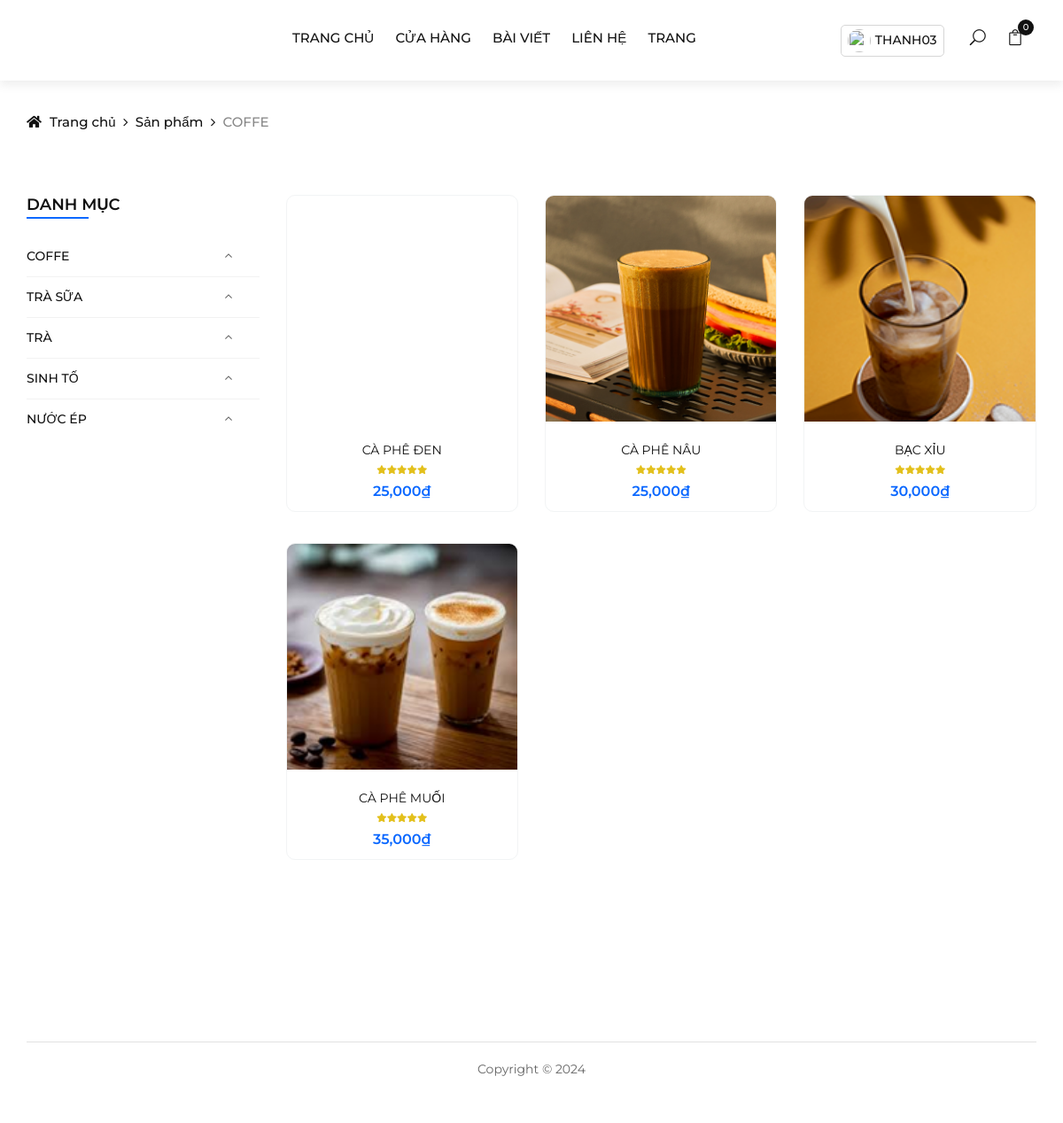
Page /index.php?url=danh-muc-san-pham&id=2 (signed in) on the committed database.
### tables this page shows
CREATE TABLE `categories` (
  `category_id` int(11) NOT NULL,
  `name` varchar(255) NOT NULL,
  `image` varchar(255) NOT NULL,
  `status` tinyint(1) NOT NULL DEFAULT 1
);

CREATE TABLE `products` (
  `product_id` int(11) NOT NULL,
  `category_id` int(11) NOT NULL,
  `name` varchar(255) NOT NULL,
  `image` varchar(255) NOT NULL,
  `quantity` int(11) NOT NULL,
  `price` int(11) NOT NULL,
  `sale_price` int(11) DEFAULT NULL,
  `create_date` datetime NOT NULL DEFAULT current_timestamp(),
  `views` int(11) NOT NULL DEFAULT 0,
  `details` text NOT NULL,
  `short_description` text NOT NULL,
  `status` tinyint(1) NOT NULL DEFAULT 1
);

### models/pdo_library.php (called while the page is built, shortened)
<?php
function pdo_query($sql){
    $sql_args = array_slice(func_get_args(), 1);
    try{
        $conn = pdo_get_connection();
        $stmt = $conn->prepare($sql);
        $stmt->execute($sql_args);
        $rows = $stmt->fetchAll();
        return $rows;
    }
    catch(PDOException $e){
        throw $e;
    }
    finally{
        unset($conn);
    }
}
?>

### models/CategoryModel.php (called while the page is built, shortened)
<?php
    class CategoryModel {
        public function select_all_categories() {
            $sql = "SELECT * FROM categories ORDER BY category_id";
            return pdo_query($sql);
        }
    }
?>

### models/ProductModel.php (called while the page is built, shortened)
<?php
    class ProductModel {
        public function select_products_by_cate($category_id) {
            $sql = "SELECT * FROM products WHERE category_id = ?";
            return pdo_query($sql, $category_id);
        }
    }
?>

### views/shop-by-category.php (the view, shortened to what this page needs)
<?php
    if(isset($_GET['id']) && $_GET['id'] > 0) {
        $category_id = $_GET['id'];
        $list_products = $ProductModel->select_products_by_cate($category_id);
    }else {
        header("Location: index.php");
    }
    $list_catgories = $CategoryModel->select_all_categories();
?>
<div class="breadcrumb-option">
        <div class="container">
            <div class="row">
                <div class="col-lg-12">
                    <div class="breadcrumb__links">
                        <a href="index.php"><i class="fa fa-home"></i> Trang chủ</a>
                        <a href="index.php?url=cua-hang">
                            Sản phẩm
                        </a>
                        <span>
                            <?php foreach ($list_catgories as $value) {
                                if($value['category_id'] == $category_id) {
                                    echo $value['name'];
                                }
                            } ?>
                        </span>
                    </div>
                </div>
            </div>
        </div>
    </div>
    <section class="shop spad">
        <div class="container">
            <div class="row">
                <div class="col-lg-3 col-md-3">
                    <div class="shop__sidebar">
                        <div class="sidebar__categories">
                            <div class="section-title">
                                <h4>DANH MỤC</h4>
                            </div>
                            <div class="categories__accordion">
                                <div class="accordion" id="accordionExample">
                                    <?php foreach ($list_catgories as $value) {
                                        extract($value);
                                    ?>
                                    <div class="card">
                                        <div class="card-heading active">
                                            <a href="index.php?url=danh-muc-san-pham&id=<?=$category_id?>" >
                                                <?=$name?>
                                            </a>
                                        </div>
                                    </div>
                                    <?php
                                    }
                                    ?>
                                </div>
                            </div>
                        </div>
                    </div>
                </div>
                <?php if(count($list_products) >0) {?>
                <div class="col-lg-9 col-md-9">
                    <div class="row">
                        <?php foreach ($list_products as $value) {
                            extract($value);
                        ?>
                        <div class="col-lg-4 col-md-6 col-6-rp-mobile">
                            <div class="product__item sale">
                                <div class="product__item__pic set-bg" data-setbg="upload/<?=$image?>">
                                    <ul class="product__hover">
                                    </ul>
                                </div>
                                <div class="product__item__text">
                                    <h6 class="text-truncate-1"><a href="index.php?url=chitietsanpham&id_sp=<?=$product_id?>&id_dm=<?=$category_id?>"><?=$name?></a></h6>
                                    <div class="rating">
                                        <i class="fa fa-star"></i>
                                        <i class="fa fa-star"></i>
                                        <i class="fa fa-star"></i>
                                        <i class="fa fa-star"></i>
                                        <i class="fa fa-star"></i>
                                    </div>
                                    <div class="product__price"><?=number_format($price)."₫"?> </div>
                                </div>
                            </div>
                        </div>
                        <?php
                        }
                        ?>
                    </div>
                </div>
                <?php }?>
            </div>
        </div>
    </section>

### public/css/style.css (style rules this page uses)
html, body { height: 100%; font-family: "Montserrat", sans-serif; -webkit-font-smoothing: antialiased; }
h1, h2, h3, h4, h5, h6 { margin: 0; color: #111111; font-weight: 400; font-family: "Montserrat", sans-serif; }
h4 { font-size: 24px; }
h6 { font-size: 16px; }
ul, ol { padding: 0; margin: 0; }
.section-title { margin-bottom: 45px; }
.section-title h4 { color: #111111; font-weight: 600; text-transform: uppercase; position: relative; display: inline-block; }
.section-title h4:after { position: absolute; left: 0; bottom: -4px; height: 2px; width: 70px; background: #0A68FF; content: ""; }
.set-bg { background-repeat: no-repeat; background-size: cover; background-position: top center; }
.spad { padding-top: 100px; padding-bottom: 100px; }
.text-truncate-1 { display: -webkit-box; -webkit-line-clamp: 1; -webkit-box-orient: vertical; overflow: hidden; text-overflow: ellipsis; max-width: 100%; padding: 0; height: 22px; white-space: normal; }
.breadcrumb-option { padding-top: 35px; }
.breadcrumb__links a { font-size: 15px; font-weight: 500; color: #111111; margin-right: 18px; display: inline-block; position: relative; }
.breadcrumb__links a:after { position: absolute; right: -14px; top: 0; content: "\f105"; font-family: "FontAwesome"; }
.breadcrumb__links a i { margin-right: 5px; }
.breadcrumb__links span { font-size: 15px; font-weight: 500; color: #888888; display: inline-block; }
.product__item { margin-bottom: 35px; border-radius: 10px; overflow: hidden; border: 1px solid #F2F4F5; }
.product__item.sale .product__item__text { margin-bottom: 10px; }
.product__item.sale .product__item__text .product__price { color: #0A68FF; }
.product__item__pic { height: 255px; position: relative; overflow: hidden; }
.product__hover { position: absolute; left: 0; width: 100%; bottom: 30px; text-align: center; }
.product__item__text { text-align: center; padding-top: 22px; }
.product__item__text h6 a { font-size: 14px; color: #111111; }
.product__item__text .rating { line-height: 18px; margin-bottom: 5px; }
.product__item__text .rating i { font-size: 10px; color: #e3c01c; margin-right: -4px; }
.product__item__text .rating i:last-child { margin-right: 0; }
.product__item__text .product__price { color: #111111; font-weight: 600; }
.shop { padding-top: 70px; padding-bottom: 80px; }
.sidebar__categories { margin-bottom: 50px; }
.sidebar__categories .section-title { margin-bottom: 35px; }
.sidebar__categories .section-title h4 { font-size: 18px; }
.categories__accordion .card { border: none; border-radius: 0; padding-bottom: 12px; border-bottom: 1px solid #f2f2f2 !important; margin-bottom: 12px; }
.categories__accordion .card:last-child { padding-bottom: 0; margin-bottom: 0; border-bottom: none !important; }
.categories__accordion .card-heading { cursor: pointer; }
.categories__accordion .card-heading a { font-size: 14px; font-weight: 500; color: #111111; display: block; }
.categories__accordion .card-heading a:after, .categories__accordion .card-heading > a.active[aria-expanded=false]:after { content: "\f107"; font-size: 14px; font-family: "FontAwesome"; color: #666666; position: absolute; right: 30px; top: 0px; }
.categories__accordion .card-heading.active a:after { content: "\f106"; font-size: 14px; font-family: "FontAwesome"; color: #666666; position: absolute; right: 30px; top: -1px; }
@media only screen and (min-width: 1200px) { .container { max-width: 1170px; } }
.card { position: relative; display: -webkit-box; display: -ms-flexbox; display: flex; -webkit-box-orient: vertical; -webkit-box-direction: normal; -ms-flex-direction: column; flex-direction: column; min-width: 0; word-wrap: break-word; background-color: #fff; background-clip: border-box; border: 1px solid rgba(0, 0, 0, 0.1); border-radius: 0.1rem; }

### rows in the picture
categories: name "COFFE"
categories: name "TRÀ SỮA"
categories: name "TRÀ"
categories: name "SINH TỐ"
categories: name "NƯỚC ÉP"
products: name "CÀ PHÊ ĐEN", price "25,000"
products: shows a picture, name "CÀ PHÊ NÂU", price "25,000"
products: shows a picture, name "BẠC XỈU", price "30,000"
products: shows a picture, name "CÀ PHÊ MUỐI", price "35,000"

### other values in the picture
$_SESSION['user']['username'] "THANH03"
$count_carts "0"
